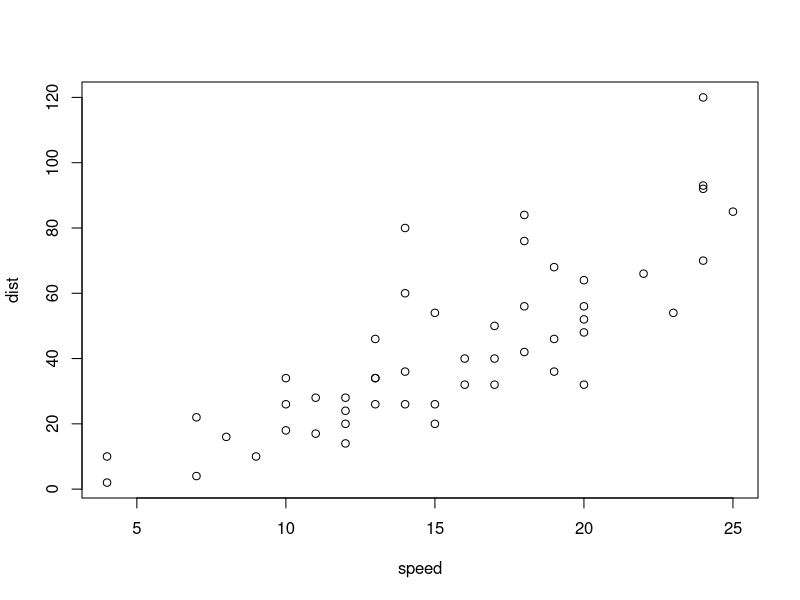
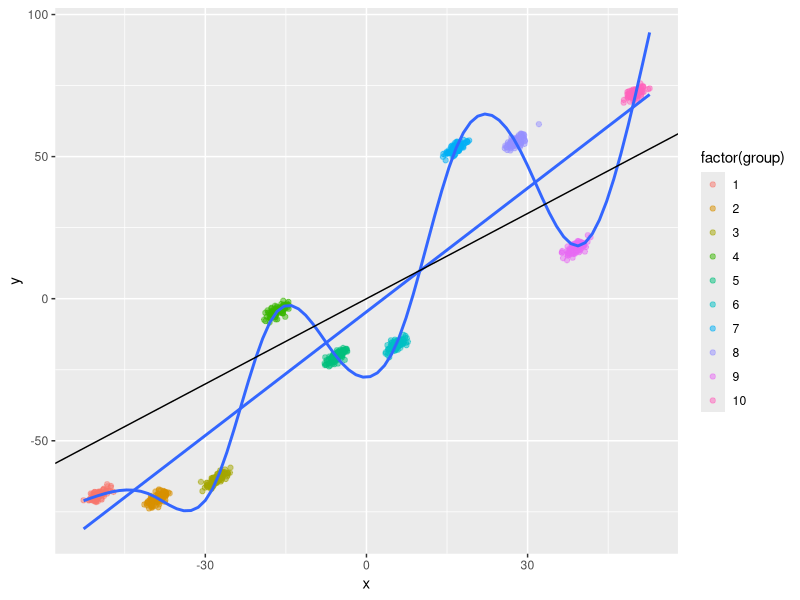

R code for these plots, in order:
## ---- chunk 1
summary(cars)
## ---- chunk 2
plot(cars)
## ---- chunk 3
# set seed
set.seed(8972354)

# parameters
n_groups <- 10
n_times <- 100
sd_alpha <- 20
sd_gamma <- 20
sd_epsilon <- 1

# create variables
groups <- 1:n_groups
years <- seq(2000 - n_times + 1, 2000)
df <- data.frame(expand.grid(group = groups, year = years, KEEP.OUT.ATTRS = FALSE))

# simulate data
group_alpha <- seq(-50, 50, length.out = n_groups) #runif(n_groups, -1*sd_alpha, sd_alpha)
group_gamma <- rnorm(n_groups, sd = sd_gamma)
df$x <- group_alpha[df$group] + rnorm(n_groups*n_times, sd = 1)
df$y <- df$x + group_gamma[df$group] + rnorm(n_groups*n_times, sd = sd_epsilon)

# plot data
library(ggplot2)
ggplot(df, aes(x, y)) + 
	geom_point(aes(color = factor(group)), alpha = 0.5) + 
	geom_smooth(se = FALSE) + 
	geom_smooth(method = "lm", se = FALSE) + 
	geom_abline(intercept = 0, slope = 1)
